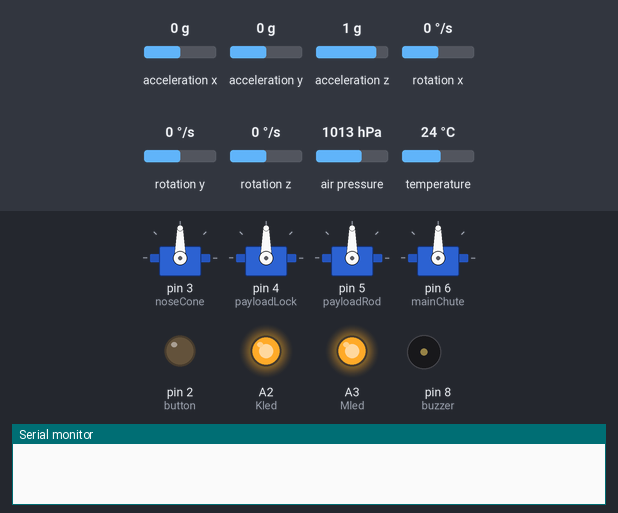
Bench run of a sketch on a simulated Arduino Uno, built with avr-gcc and run on an emulated ATmega328P. On the bench: 4 × servo, output pins drawn as LEDs (lit = HIGH), buzzer (waves = sounding, pin HIGH), the last lines printed to the serial monitor. The test bench sets the inputs (shaded band); at power-on: acceleration x 0 g, acceleration y 0 g, acceleration z 1 g, rotation x 0 °/s, rotation y 0 °/s, rotation z 0 °/s, air pressure 1013 hPa, temperature 24 °C. Storage starts empty.

Above: at 0.1 s.
At 0.6 s:
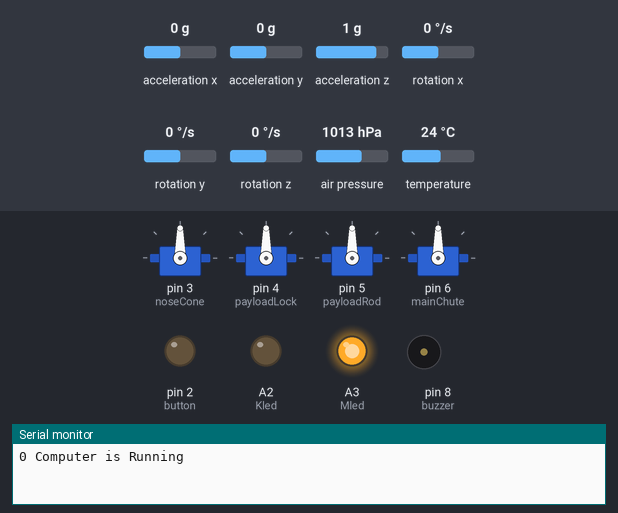
Timing chart, 0 to 2.1 s (numbered marks = the images above):
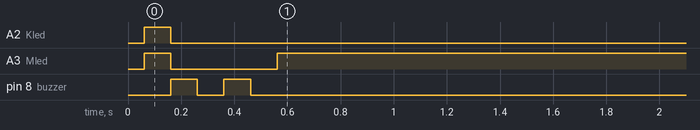

The sketch:

MainFlightComputer.ino
```cpp
#include <SoftwareSerial.h>
#include <Wire.h>
#include <SPI.h>
#include <Adafruit_BMP280.h>
#include <SD.h>
#include <Adafruit_MPU6050.h>
#include <Adafruit_Sensor.h>
#include <Servo.h>

Adafruit_MPU6050 mpu;

Adafruit_BMP280 bmp;

File R38;

Servo noseCone; Servo payloadLock; Servo payloadRod; Servo mainChute;

byte error, bmp280 = 119, mpu6050 = 104, bmpErr, mpuErr;
char messageBox[2];
int mainState = 0;
int chipSelect = 10;
int refAlt, preAlt, Alt, apogee = 0 , i = 1, button = 2, Kled = A2, Mled = A3, buzzer = 8, higher, counter = 1,b=1;


void setup() {
  Serial.begin(9600);

  // Confirm all sensor is running !!
  for (int k = 0; k < 3; k++) {

    if (!bmp.begin())
      counter++;

    else if (!mpu.begin())
      counter++;

    else if (!SD.begin(chipSelect))
      counter++;

  }
  if (counter >= 2) // if counter == 1 , main computer sensors are running and main flight computer will controll the flight !!
    mainState = 1;

  bmp.setSampling(Adafruit_BMP280::MODE_NORMAL,
                  Adafruit_BMP280::SAMPLING_X2,
                  Adafruit_BMP280::SAMPLING_X4, // Pressure Oversampling, this value (X4) obtain from datasheet and using for outdoor dynamic applications. Standard val. is X16
                  Adafruit_BMP280::FILTER_X16,
                  Adafruit_BMP280::STANDBY_MS_500);

  pinMode(2, OUTPUT); pinMode(Mled, OUTPUT); pinMode(Kled, OUTPUT); pinMode(buzzer, OUTPUT); // indicator to confirm the computer is started.
  noseCone.attach(3); payloadLock.attach(4); payloadRod.attach(5); mainChute.attach(6); // Servos
  digitalWrite(Kled, HIGH); digitalWrite(Mled, HIGH);
  delay(100);
  digitalWrite(Kled, LOW); digitalWrite(Mled, LOW);

}

void loop() {

while (b < 3) {
      digitalWrite(buzzer, HIGH);
      delay(100);
      digitalWrite(buzzer, LOW);
      delay(100);
      b++;
    }
  bmpErr = sensorState(bmp280);
  mpuErr = sensorState(mpu6050);

  if (bmpErr == 0 && mpuErr == 0 ) {
    digitalWrite(Mled, HIGH);
    sendState();

    Serial.println(F(" Computer is Running"));
    sensors_event_t a, g, temp;
    mpu.getEvent(&a, &g, &temp);

    if (i==10) {
      refAlt = bmp.readAltitude(1013.25);
    }

    Alt = bmp.readAltitude(1013.25) - refAlt;

    if (Alt > preAlt && i > 10) {

      higher = Alt;
    }

    decisionLoop(refAlt, Alt, preAlt, a.acceleration.x, a.acceleration.y, a.acceleration.z, digitalRead(button));

    if (i == 11) { //başlıkları bir kere yazdırmak için kullandım.
      R38 = SD.open("R38-1.txt", FILE_WRITE);
      R38.print("İrtifa(m) \t"); R38.print("X ekseni ivme(m/s^2) \t"); R38.print("Y ekseni ivme(m/s^2) \t"); R38.print("Sıcaklık \t"); R38.println("Faydalı Yük Durum \n");
      R38.close();
    }
    R38 = SD.open("R38-1.txt", FILE_WRITE);
    R38.print(Alt); R38.print("\t\t"); R38.print(abs(a.acceleration.x)); R38.print("\t\t\t"); R38.print(abs(a.acceleration.y)); R38.print("\t\t\t"); R38.print(bmp.readTemperature());R38.print("\t\t\t");R38.println(digitalRead(button));
    R38.close();

    i++;
    preAlt = Alt;
    delay(50);
  }
  else
  {
    mainState = 1; // 0 main flight computer is running, 1 means the auxiliary computer is activated.
    sendState();
    Serial.println(F("Auxiliary Computer is Activated !!"));
    digitalWrite(Mled, LOW);
  }
}

void decisionLoop(int refAlt, int Alt, int preAlt, int accX,  int accY, int accZ, int button) {

  if (Alt > 1 && higher - Alt >= 2 && accX < 20) {

    apogee = 1; // Tepe noktasına ulaşıldığını ve artık verilerin inişe ait veriler olduğunu anlamak için tanımladım.
    /*noseCone.write(180);
      payloadLock.write(180);
      payloadRod.write(180);*/
    Serial.println(F("Tepe Noktasına Ulaşıldı."));

  }
  else if (Alt > 1 && higher - Alt >= 2 && accY < 20) {

    apogee = 1; // Tepe noktasına ulaşıldığını ve artık verilerin inişe ait veriler olduğunu anlamak için tanımladım.
    /*noseCone.write(180);
      payloadLock.write(180);
      payloadRod.write(180);*/
    Serial.println(F("Tepe Noktasına Ulaşıldı."));
  }
  if (apogee != 0 && button == 0) {
    Serial.println(F("Faydalı Yük Ayrıldı"));
    Serial.println(F("Sürükleme Paraşütü Açıldı"));

  }

  if (apogee != 0 && Alt <= 2.5) {
    //mainChute.write(180);
    Serial.println(F("ANA PARAŞÜT AÇILDI"));
  }

}

void sendState() {
  sprintf(messageBox, "%d", mainState);
  Serial.write(messageBox);
}

byte sensorState(byte address) {
  Wire.beginTransmission(address);
  error = Wire.endTransmission();
  return error; // if error is 1, there is a problem and auxialary computer activated else there is no problem and error is equal to 0 and main computer remains its works.
}
```

Measured:
- by itself, A3 (Mled): HIGH → LOW at 0.16 s, → HIGH 0.40 s later
- by itself, pin 8 (buzzer): alternates HIGH for 0.10 s and LOW for 0.10 s, 4 changes in all, then stays LOW
